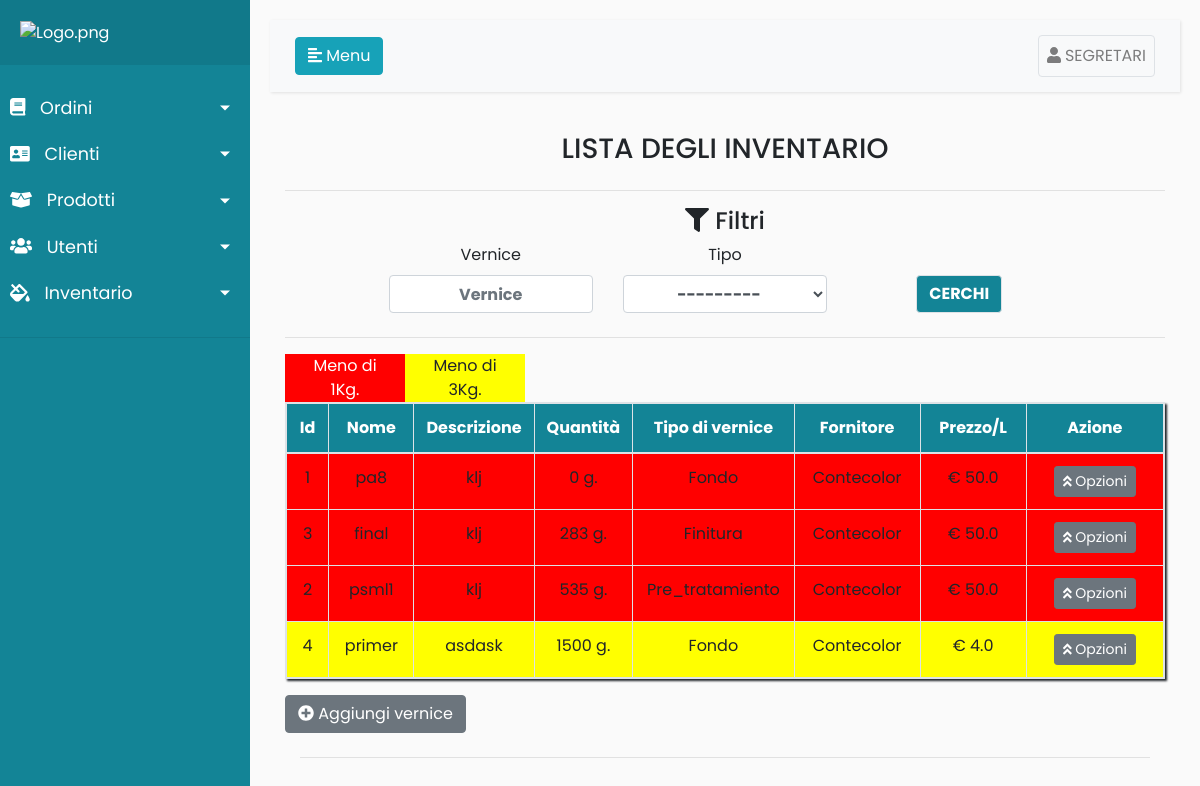
/Stock/ (signed in), run on the app's committed database.
### Register/models.py (models this page shows)
class Usuarios(AbstractUser):
	telefono = models.CharField(max_length=20,null=True, verbose_name='Teléfono',blank=False)
	class Meta:
		permissions = (('Administrador', 'Administrador'),
					   ('Encargado','Encargado'),
					   ('Pintor','Pintor'),
					   ('Montaje','Montaje'),
					   ('Calidad1','Calidad1'),
					   ('Secretaria','Secretaria'),
					   ('Stock','Stock'),
					   )

### Stock/models.py (models this page shows, shortened)
class Stock(models.Model):
    TIPO_PRODUCTO = (
        ('Fondo','Fondo'),
        ('Finitura','Finitura'),
        ('Pre_tratamiento','Pre_tratamiento'),
    )
    nombre = models.CharField(max_length=100,null=False,blank=False)
    descripcion = models.TextField(blank=True,null=True)
    cantidad = models.PositiveIntegerField(blank=False,null=False)
    tipo_de_producto = models.CharField(choices=TIPO_PRODUCTO,max_length=15,blank=True,null=True)
    proveedor = models.CharField(max_length=50,null=False,blank=False)
    precio = models.FloatField(null=True,blank=True)

### Stock/views.py (the view)
# urls.py: path('Stock/',login_required(ListViewStock),name='listStock'),
def ListViewStock(request):
    Model_one = Stock.objects.all().order_by("cantidad")
    myFilter = OrdenesFilter(request.GET, queryset=Model_one)
    paginator = Paginator(myFilter.qs, 10)
    page = request.GET.get('page1')
    try:
        pub = paginator.page(page)
    except PageNotAnInteger:
        pub = paginator.page(1)
    except EmptyPage:
        pub = paginator.page(paginator.num_pages)
    myFilter = OrdenesFilter(request.GET, queryset=Model_one)
    context = {'Model_one': Model_one, 'pub': pub, "myFilter": myFilter}
    return render(request, 'stock/listView.html', context)

### Stock/templates/stock/listView.html (shortened to what this page needs)
{% extends 'register/index.html' %}
{% load static %}
{% load widget_tweaks %}
{% block content %}
    <div class="container">
        <div class="d-flex justify-content-center">
            <h3>LISTA DEGLI INVENTARIO</h3>
        </div>
        <hr>
    </div>
    <div class="container">
        <div class="d-flex justify-content-center">
            <h4><i class="fas fa-filter"></i> Filtri</h4>
        </div>
        <div class="d-flex justify-content-center">
            <form method="get">
                <div class="container text-center">
                    <div class="row align-items-center mb-2">
                        <div class="col">
                            <label for="producto" class="text-center container">Vernice</label>
                            {{ myFilter.form.nombre|attr:"placeholder:Vernice"|add_class:"form-control font-weight-bold container text-center" }}
                        </div>
                        <div class="col">
                            <label for="estado" class="text-center container">Tipo</label>
                            {{ myFilter.form.tipo_de_producto|attr:"placeholder:Nombre de producto"|add_class:"form-control font-weight-bold container text-center" }}
                        </div>
                        <div class="col">
                            <button class="btn  rounded-pill border" style="color:#fff ;background-color:#138496;margin-top: 2rem" type="submit"><STRONG> CERCHI</STRONG></button>
                        </div>
                    </div>
                </div>
            </form>
        </div>
        <hr>
    <div class="container">
        <div class="row">
            <div class="col-sm text-center" style="color:white;background-color: red">
                Meno di 1Kg.
            </div>
            <div class="col-sm text-center" style="margin-right:40rem;background-color: yellow">
                Meno di 3Kg.
            </div>
        </div>
    </div>
        <table id="tabla" class="table table-responsive border table-striped table-bordered" style="box-shadow:2px 2px 2px;">
            <thead style="background-color:#138496;color:#fff">
            <th class="col-md text-center" style="width:5rem;">Id</th>
            <th class="col-md text-center" style="width:15rem;">Nome</th>
            <th class="col-md text-center" style="width:5rem;">Descrizione</th>
            <th class="col-md text-center" style="width:5rem;">Quantità</th>
            <th class="col-md text-center" style="width:15rem;">Tipo di vernice</th>
            <th class="col-md text-center" style="width:15rem;">Fornitore</th>
            <th class="col-md text-center" style="width:25rem;">Prezzo/L</th>
            <th class="col-md text-center" style="width:50rem;">Azione</th>
            </thead>
            {% for i in pub %}
                <form method="POST" action="/Stock/delete/{{ i.id }}">
                    <tr>
                        <td class="col-md text-center" style="width:5rem;">{{ i.id }}</td>
                        <td class="col-md text-center" style="width:15rem;">{{ i.nombre }}</td>
                        <td class="col-md text-center" style="width:5rem;">{{ i.descripcion|truncatechars:10 }}</td>
                        <td class="col-md text-center" style="width:5rem;">{{ i.cantidad }} g.</td>
                        <td class="col-md text-center" style="width:15rem;">{{ i.tipo_de_producto }}</td>
                        <td class="col-md text-center" style="width:25rem;">{{ i.proveedor }}</td>
                        <td class="col-md text-center" style="width:25rem;">€ {{ i.precio }}</td>
                        <td class="col-md text-center" style="width:50rem;">
                            <div class="dropup">
                                <button type="button" class="btn btn-secondary btn-sm" data-toggle="dropdown">
                                    <i class="fas fa-angle-double-up"></i> Opzioni
                                </button>
                        </td>
                    </tr>
                </form>
            {% endfor %}
        </table>
        {% if perms.Register.Administrador or perms.Register.Encargado or perms.Register.Secretaria %}
            <a href="{% url 'crearStock' %}" class="btn btn-secondary" id="jamaica"><i id="japon" class="fas fa-plus-circle"></i> Aggiungi vernice</a>
        {% endif %}
        <div class="container">
            <hr>
        </div>
{% endblock %}

### Register/templates/register/index.html (shortened to what this page needs)
<!DOCTYPE html>
<html>
<head>
    <link rel="stylesheet" href="https://stackpath.bootstrapcdn.com/bootstrap/4.1.0/css/bootstrap.min.css"
>
    <link rel="stylesheet" href="https://ajax.googleapis.com/ajax/libs/jquerymobile/1.4.5/jquery.mobile.min.css">
</head>
<body>
<div class="wrapper">
    <nav id="sidebar">
        <div class="sidebar-header" style="border-color:#fff;">
            <a href="{%url 'dashboard'%}"><img src="http://www.fortexsrl.it/wp-content/uploads/2013/05/logo1.png" width="100%"
                                                 alt="Logo.png"></a>
        </div>
        <ul class="list-unstyled components">
            <li class="">
                <a href="#homeSubmenu" data-toggle="collapse" aria-expanded="false" class="dropdown-toggle">
                    <i class="fas fa-book"></i>
                    Ordini
                </a>
            </li>
            <li>
                <a href="#pageClienti" data-toggle="collapse" aria-expanded="false" class="dropdown-toggle">
                    <i class="fas fa-address-card"></i>
                    Clienti
                </a>
                <a href="#pageSubmenu" data-toggle="collapse" aria-expanded="false" class="dropdown-toggle">
                    <i class="fas fa-box-open"></i>
                    Prodotti
                </a>
            </li>
            <li>
                <a href="#pageUtenti" data-toggle="collapse" aria-expanded="false" class="dropdown-toggle">
                    <i class="fas fa-users"></i>
                    Utenti
                </a>
            </li>
            <li>
                <a href="#pageInventario" data-toggle="collapse" aria-expanded="false" class="dropdown-toggle">
                    <i class="fas fa-fill-drip"></i>
                    Inventario
                </a>
            </li>
        </ul>
    </nav>
    <div id="content">
        <nav class="navbar navbar-expand-lg navbar-light bg-light">
            <div class="container-fluid">
                <button type="button" id="sidebarCollapse" class="btn btn-info">
                    <i class="fas fa-align-left"></i>
                    <span>Menu</span>
                </button>
                <div class="collapse navbar-collapse" id="navbarSupportedContent">
                    <ul class="nav navbar-nav ml-auto">
                        <li class="nav-item">
                            <a href="#pageInventario1" data-toggle="collapse" style="background:None;"
                               aria-expanded="true"
                               class=" nav-link dropdown border rounded ">
                                <i class="fas fa-user"></i>
                                {{user|upper}}
                            </a>
                                </li>
                            </ul>
                </div>
            </div>
        </nav>
        {%block content%}{%endblock%}
    </div>
</div>
</body>
</html>

### Register/templates/register/index.html (style rules this page uses)
body { font-family: 'Poppins', sans-serif; background: #fafafa; }
a, a:hover, a:focus { color: inherit; text-decoration: none; transition: all 0.3s; }
.navbar { padding: 15px 10px; background: #fff; border: none; border-radius: 0; margin-bottom: 40px; box-shadow: 1px 1px 3px rgba(0, 0, 0, 0.1); }
i, span { display: inline-block; }
.wrapper { display: flex; align-items: stretch; }
#sidebar { min-width: 250px; max-width: 250px; background: #138496; color: #fff; transition: all 0.3s; }
#sidebar ul li a { text-align: left; }
#sidebar .sidebar-header { padding: 20px; background: #11798a; }
#sidebar ul.components { padding: 20px 0; border-bottom: 1px solid #11798a; }
#sidebar ul li a { padding: 10px; font-size: 1.1em; display: block; }
#sidebar ul li a i { margin-right: 10px; }
#sidebar ul li.active > a, a[aria-expanded="true"] { color: #fff; background: #138496; }
a[data-toggle="collapse"] { position: relative; }
.dropdown-toggle::after { display: block; position: absolute; top: 50%; right: 20px; transform: translateY(-50%); }
#content { width: 100%; padding: 20px; min-height: 100vh; transition: all 0.3s; }

### data on the page
Usuarios: username "SEGRETARI"
Stock: id "1", nombre "pa8", descripcion "klj", cantidad "0", tipo_de_producto "Fondo", proveedor "Contecolor", precio "50.0"
Stock: id "3", nombre "final", descripcion "klj", cantidad "283", tipo_de_producto "Finitura", proveedor "Contecolor", precio "50.0"
Stock: id "2", nombre "psml1", descripcion "klj", cantidad "535", tipo_de_producto "Pre_tratamiento", proveedor "Contecolor", precio "50.0"
Stock: id "4", nombre "primer", descripcion "asdask", cantidad "1500", tipo_de_producto "Fondo", proveedor "Contecolor", precio "4.0"
